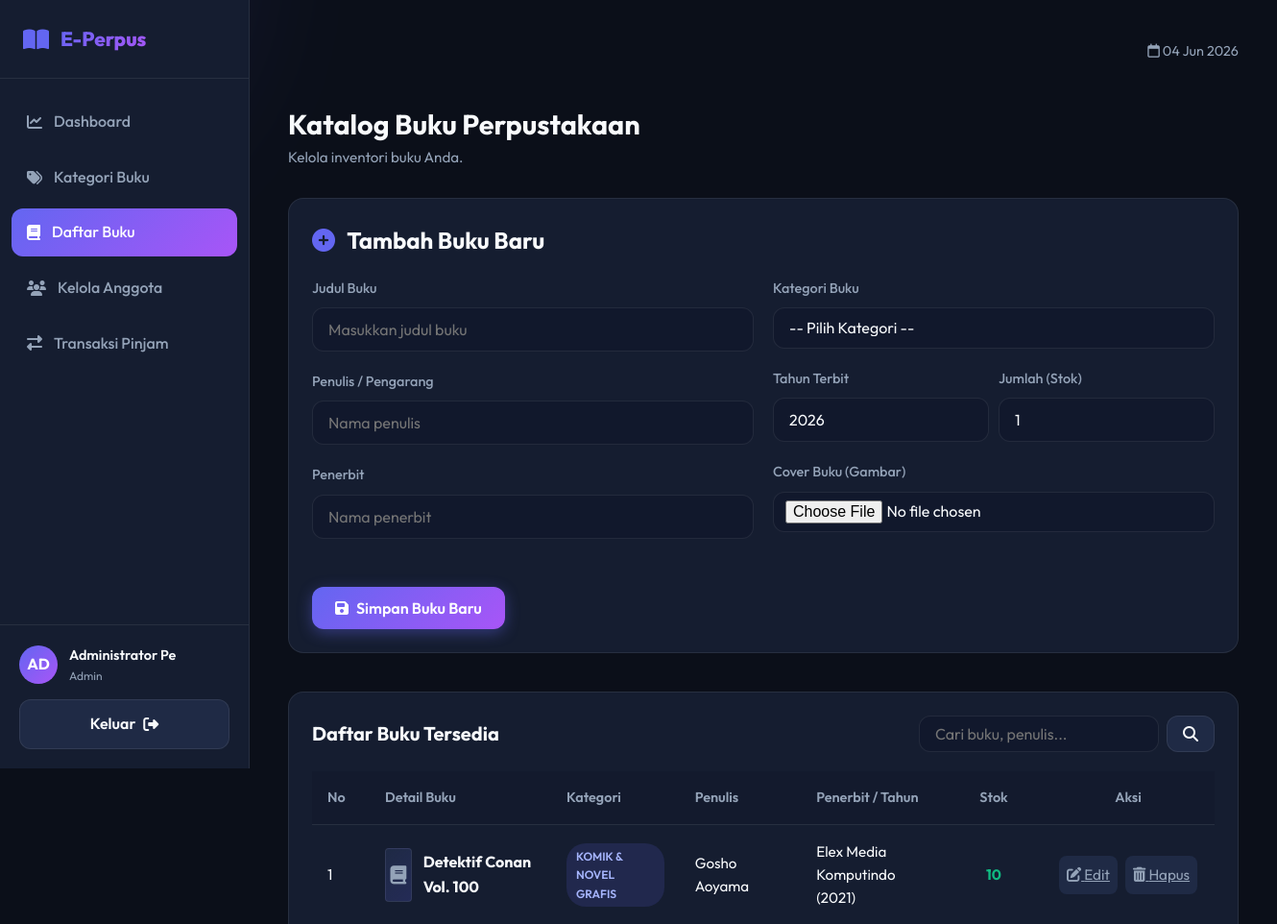
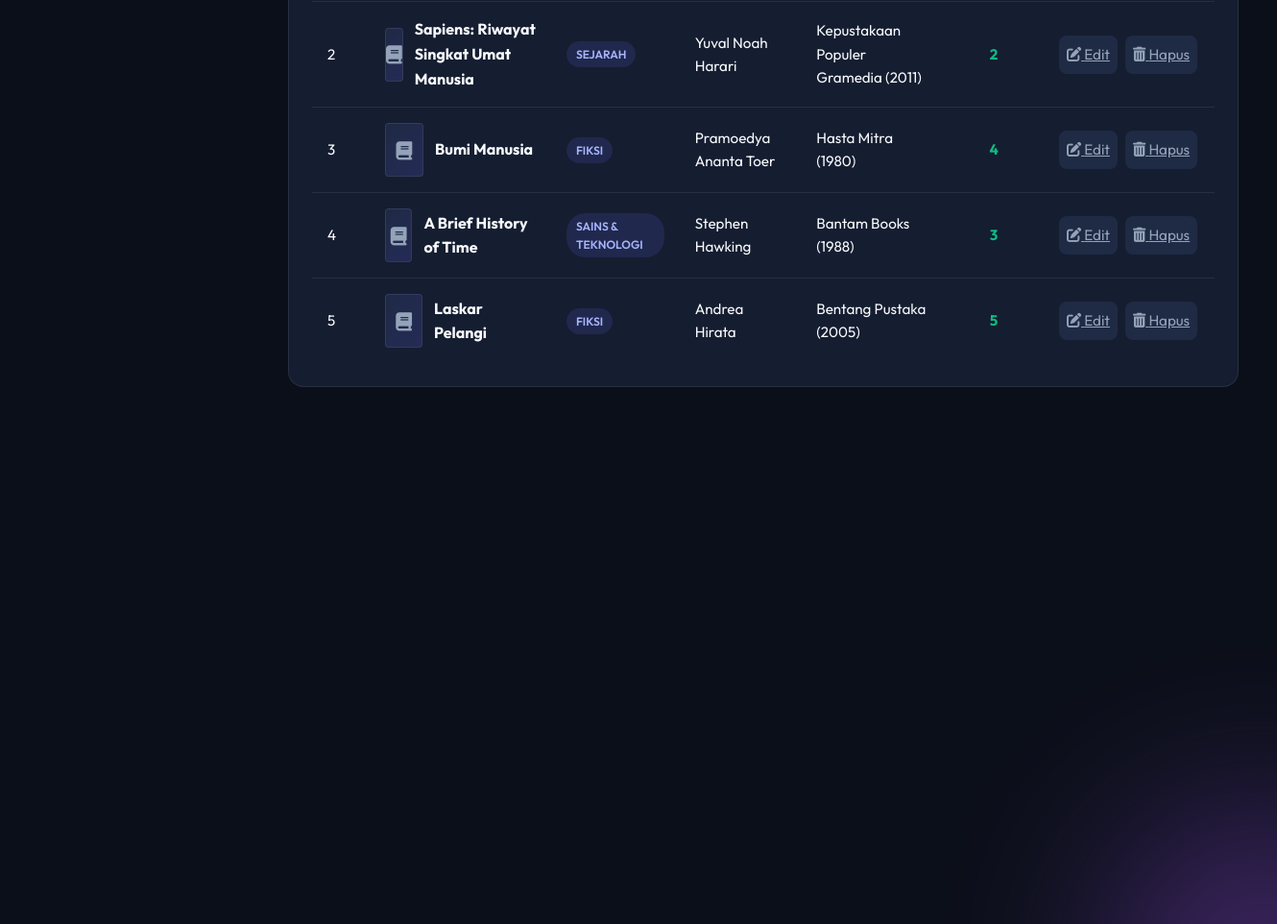
Page /admin/buku.php (signed in) on the committed database (2 pictures, top to bottom).
### tables this page shows
CREATE TABLE IF NOT EXISTS buku (
    id INT AUTO_INCREMENT PRIMARY KEY,
    id_kategori INT NULL,
    judul VARCHAR(255) NOT NULL,
    penulis VARCHAR(100) NOT NULL,
    penerbit VARCHAR(100) NOT NULL,
    tahun_terbit INT NOT NULL,
    jumlah INT NOT NULL DEFAULT 0,
    cover_image VARCHAR(255) NULL,
    FOREIGN KEY (id_kategori) REFERENCES kategori(id) ON DELETE SET NULL ON UPDATE CASCADE
);

CREATE TABLE IF NOT EXISTS kategori (
    id INT AUTO_INCREMENT PRIMARY KEY,
    nama_kategori VARCHAR(100) NOT NULL
);

### admin/buku.php (the view, shortened to what this page needs)
<?php
require_once 'header.php';
$edit_mode = false;
$judul = '';
$penulis = '';
$penerbit = '';
$tahun_terbit = date('Y');
$jumlah = 1;
$all_buku = [];
$search = isset($_GET['search']) ? trim($_GET['search']) : '';
try {
    if (!empty($search)) {
        $stmt_buku = $pdo->prepare("SELECT b.*, k.nama_kategori
                                    FROM buku b
                                    LEFT JOIN kategori k ON b.id_kategori = k.id
                                    WHERE b.judul LIKE :search OR b.penulis LIKE :search OR b.penerbit LIKE :search
                                    ORDER BY b.id DESC");
        $stmt_buku->execute(['search' => '%' . $search . '%']);
        $all_buku = $stmt_buku->fetchAll();
    } else {
        $all_buku = $pdo->query("SELECT b.*, k.nama_kategori
                                 FROM buku b
                                 LEFT JOIN kategori k ON b.id_kategori = k.id
                                 ORDER BY b.id DESC")->fetchAll();
    }
} catch (PDOException $e) {
    $error = 'Gagal mengambil data buku: ' . $e->getMessage();
}
?>
<div class="page-title">
    <h1>Katalog Buku Perpustakaan</h1>
    <p><?= ($role === 'admin') ? 'Kelola inventori buku Anda.' : 'Cari dan pinjam buku favorit Anda di sini.' ?></p>
</div>
<?php if ($role === 'admin'): ?>
    <div class="data-card" style="margin-top: 30px;">
        <h2><i class="fa-solid <?= $edit_mode ? 'fa-pen-to-square' : 'fa-circle-plus' ?>" style="color: var(--accent-primary); margin-right: 8px;"></i> <?= $edit_mode ? 'Perbarui Buku' : 'Tambah Buku Baru' ?></h2>
        <form action="buku.php" method="POST" enctype="multipart/form-data" class="grid-form" style="margin-top: 20px;">
            <div>
                <div class="form-group">
                    <label for="judul" class="form-label">Judul Buku</label>
                    <input type="text" id="judul" name="judul" class="form-input" placeholder="Masukkan judul buku" value="<?= htmlspecialchars($judul) ?>" required autocomplete="off">
                </div>
                <div class="form-group">
                    <label for="penulis" class="form-label">Penulis / Pengarang</label>
                    <input type="text" id="penulis" name="penulis" class="form-input" placeholder="Nama penulis" value="<?= htmlspecialchars($penulis) ?>" required autocomplete="off">
                </div>
                <div class="form-group">
                    <label for="penerbit" class="form-label">Penerbit</label>
                    <input type="text" id="penerbit" name="penerbit" class="form-input" placeholder="Nama penerbit" value="<?= htmlspecialchars($penerbit) ?>" required autocomplete="off">
                </div>
            </div>
            <div>
                <div class="form-group">
                    <label for="id_kategori" class="form-label">Kategori Buku</label>
                    <select id="id_kategori" name="id_kategori" class="form-select">
                        <option value="">-- Pilih Kategori --</option>
                    </select>
                </div>
                <div class="grid-form" style="grid-template-columns: 1fr 1fr; gap: 10px;">
                    <div class="form-group">
                        <label for="tahun_terbit" class="form-label">Tahun Terbit</label>
                        <input type="number" id="tahun_terbit" name="tahun_terbit" class="form-input" min="1800" max="<?= date('Y') + 1 ?>" value="<?= htmlspecialchars($tahun_terbit) ?>" required>
                    </div>
                    <div class="form-group">
                        <label for="jumlah" class="form-label">Jumlah (Stok)</label>
                        <input type="number" id="jumlah" name="jumlah" class="form-input" min="0" value="<?= htmlspecialchars($jumlah) ?>" required>
                    </div>
                </div>
                <div class="form-group">
                    <label for="cover" class="form-label">Cover Buku (Gambar)</label>
                    <input type="file" id="cover" name="cover" class="form-input" accept="image/*" style="padding: 8px 12px;">
                </div>
            </div>
            <div style="grid-column: span 2; display: flex; gap: 10px; margin-top: 10px;">
                <button type="submit" class="btn btn-primary">
                    <i class="fa-solid fa-save"></i> <?= $edit_mode ? 'Simpan Perubahan' : 'Simpan Buku Baru' ?>
                </button>
            </div>
        </form>
    </div>
<?php endif; ?>
<div class="data-card" style="margin-top: 40px;">
    <div class="card-header" style="flex-wrap: wrap; gap: 15px;">
        <h2>Daftar Buku Tersedia</h2>
        <form action="buku.php" method="GET" style="display: flex; gap: 8px;">
            <input type="text" name="search" class="form-input" placeholder="Cari buku, penulis..." value="<?= htmlspecialchars($search) ?>" style="max-width: 250px; padding: 8px 16px;">
            <button type="submit" class="btn btn-secondary" style="padding: 8px 16px;">
                <i class="fa-solid fa-magnifying-glass"></i>
            </button>
        </form>
    </div>
    <div class="table-responsive">
        <table class="custom-table">
            <thead>
                <tr>
                    <th style="width: 60px;">No</th>
                    <th>Detail Buku</th>
                    <th>Kategori</th>
                    <th>Penulis</th>
                    <th>Penerbit / Tahun</th>
                    <th style="width: 100px; text-align: center;">Stok</th>
                    <th style="width: 180px; text-align: center;">Aksi</th>
                </tr>
            </thead>
            <tbody>
                <?php if (count($all_buku) > 0): ?>
                    <?php $no = 1; foreach ($all_buku as $b): ?>
                        <tr>
                            <td><?= $no++ ?></td>
                            <td>
                                <div class="book-title-cell">
                                    <?php if (!empty($b['cover_image']) && file_exists('../assets/images/' . $b['cover_image'])): ?>
                                        <img class="book-cover-mini" src="../assets/images/<?= htmlspecialchars($b['cover_image']) ?>" alt="Cover Buku">
                                    <?php else: ?>
                                        <div class="book-cover-mini" style="display: flex; align-items: center; justify-content: center; background: linear-gradient(135deg, var(--bg-tertiary) 0%, rgba(99, 102, 241, 0.2) 100%);">
                                            <i class="fa-solid fa-book" style="color: var(--text-secondary); font-size: 1.2rem;"></i>
                                        </div>
                                    <?php endif; ?>
                                    <div>
                                        <strong style="display: block; font-size: 1rem; color: var(--text-primary);"><?= htmlspecialchars($b['judul']) ?></strong>
                                    </div>
                                </div>
                            </td>
                            <td>
                                <span class="badge" style="background: rgba(99,102,241,0.15); color:#a5b4fc;">
                                    <?= htmlspecialchars($b['nama_kategori'] ?? 'Tanpa Kategori') ?>
                                </span>
                            </td>
                            <td><?= htmlspecialchars($b['penulis']) ?></td>
                            <td><?= htmlspecialchars($b['penerbit']) ?> (<?= htmlspecialchars($b['tahun_terbit']) ?>)</td>
                            <td style="text-align: center;">
                                <?php if ($b['jumlah'] > 0): ?>
                                    <strong style="color: var(--success);"><?= $b['jumlah'] ?></strong>
                                <?php else: ?>
                                    <span style="color: var(--danger); font-weight: bold;">Habis</span>
                                <?php endif; ?>
                            </td>
                            <td style="text-align: center;">
                                <?php if ($role === 'admin'): ?>
                                    <div class="action-buttons" style="justify-content: center;">
                                        <a href="buku.php?edit=<?= $b['id'] ?>" class="btn-icon edit" title="Edit Buku">
                                            <i class="fa-solid fa-pen-to-square"></i> Edit
                                        </a>
                                        <a href="buku.php?delete=<?= $b['id'] ?>" class="btn-icon delete btn-delete-confirm" data-message="Apakah Anda yakin ingin menghapus buku '<?= htmlspecialchars($b['judul']) ?>'?" title="Hapus Buku">
                                            <i class="fa-solid fa-trash-can"></i> Hapus
                                        </a>
                                    </div>
                                <?php endif; ?>
                            </td>
                        </tr>
                    <?php endforeach; ?>
                <?php endif; ?>
            </tbody>
        </table>
    </div>
</div>
<?php
require_once 'footer.php';
?>

### assets/css/style.css (style rules this page uses)
:root { --bg-primary: #0b0f19; --bg-secondary: #151d30; --bg-tertiary: #1f2a45; --accent-primary: #6366f1; --accent-secondary: #a855f7; --accent-gradient: linear-gradient(135deg, var(--accent-primary) 0%, var(--accent-secondary) 100%); --text-primary: #f8fafc; --text-secondary: #94a3b8; --text-muted: #64748b; --border-color: rgba(255, 255, 255, 0.08); --glass-bg: rgba(21, 29, 48, 0.7); --glass-border: rgba(255, 255, 255, 0.06); --glass-shadow: 0 8px 32px 0 rgba(0, 0, 0, 0.37); --success: #10b981; --warning: #f59e0b; --danger: #ef4444; --info: #3b82f6; --transition-fast: 0.2s ease; --transition-smooth: 0.3s cubic-bezier(0.4, 0, 0.2, 1); --border-radius: 12px; }
* { margin: 0; padding: 0; box-sizing: border-box; font-family: 'Outfit', sans-serif; }
body { background-color: var(--bg-primary); color: var(--text-primary); min-height: 100vh; overflow-x: hidden; line-height: 1.6; }
.form-group { margin-bottom: 20px; }
.form-label { display: block; margin-bottom: 8px; color: var(--text-secondary); font-size: 0.9rem; font-weight: 500; transition: var(--transition-fast); }
.form-input { width: 100%; padding: 12px 16px; background: rgba(15, 23, 42, 0.6); border: 1px solid var(--border-color); border-radius: var(--border-radius); color: var(--text-primary); font-size: 1rem; transition: var(--transition-smooth); }
.form-select { width: 100%; padding: 12px 16px; background: rgba(15, 23, 42, 0.6); border: 1px solid var(--border-color); border-radius: var(--border-radius); color: var(--text-primary); font-size: 1rem; appearance: none; transition: var(--transition-smooth); }
.form-select option { background-color: var(--bg-secondary); color: var(--text-primary); }
.btn { display: inline-flex; align-items: center; justify-content: center; padding: 12px 24px; font-size: 1rem; font-weight: 600; border-radius: var(--border-radius); border: none; cursor: pointer; transition: var(--transition-smooth); text-decoration: none; gap: 8px; }
.btn-primary { background: var(--accent-gradient); color: white; box-shadow: 0 4px 15px rgba(99, 102, 241, 0.4); }
.btn-secondary { background: var(--bg-tertiary); color: var(--text-primary); border: 1px solid var(--border-color); }
.page-title h1 { font-size: 1.8rem; font-weight: 700; }
.page-title p { color: var(--text-secondary); font-size: 0.95rem; }
.data-card { background: var(--bg-secondary); border: 1px solid var(--border-color); border-radius: 16px; padding: 24px; margin-bottom: 40px; }
.card-header { display: flex; justify-content: space-between; align-items: center; margin-bottom: 20px; }
.card-header h2 { font-size: 1.25rem; font-weight: 700; }
.table-responsive { width: 100%; overflow-x: auto; }
.custom-table { width: 100%; border-collapse: collapse; text-align: left; }
.custom-table th { padding: 16px; background: rgba(15, 23, 42, 0.4); color: var(--text-secondary); font-weight: 600; font-size: 0.9rem; border-bottom: 1px solid var(--border-color); }
.custom-table td { padding: 16px; border-bottom: 1px solid var(--border-color); font-size: 0.95rem; color: var(--text-primary); }
.custom-table tr:last-child td { border-bottom: none; }
.badge { display: inline-flex; padding: 4px 10px; font-size: 0.75rem; font-weight: 600; border-radius: 20px; text-transform: uppercase; }
.book-title-cell { display: flex; align-items: center; gap: 12px; }
.book-cover-mini { width: 40px; height: 56px; border-radius: 4px; background: var(--bg-tertiary); object-fit: cover; border: 1px solid var(--border-color); }
.action-buttons { display: flex; gap: 8px; }
.btn-icon { padding: 8px; border-radius: 8px; border: none; cursor: pointer; background: var(--bg-tertiary); color: var(--text-secondary); transition: var(--transition-fast); }
.grid-form { display: grid; grid-template-columns: 1fr 1fr; gap: 20px; }

### rows in the picture
buku: judul "Detektif Conan Vol. 100", id_kategori.nama_kategori "KOMIK & NOVEL GRAFIS", penulis "Gosho Aoyama", penerbit "Elex Media Komputindo", tahun_terbit "2021", jumlah "10"
buku: judul "Sapiens: Riwayat Singkat Umat Manusia", id_kategori.nama_kategori "SEJARAH", penulis "Yuval Noah Harari", penerbit "Kepustakaan Populer Gramedia", tahun_terbit "2011", jumlah "2"
buku: judul "Bumi Manusia", id_kategori.nama_kategori "FIKSI", penulis "Pramoedya Ananta Toer", penerbit "Hasta Mitra", tahun_terbit "1980", jumlah "4"
buku: judul "A Brief History of Time", id_kategori.nama_kategori "SAINS & TEKNOLOGI", penulis "Stephen Hawking", penerbit "Bantam Books", tahun_terbit "1988", jumlah "3"
buku: judul "Laskar Pelangi", id_kategori.nama_kategori "FIKSI", penulis "Andrea Hirata", penerbit "Bentang Pustaka", tahun_terbit "2005", jumlah "5"

### other values in the picture
$nama_inisial "AD"
substr($nama_lengkap, 0, 16) "Administrator Pe"
$role "Admin"
